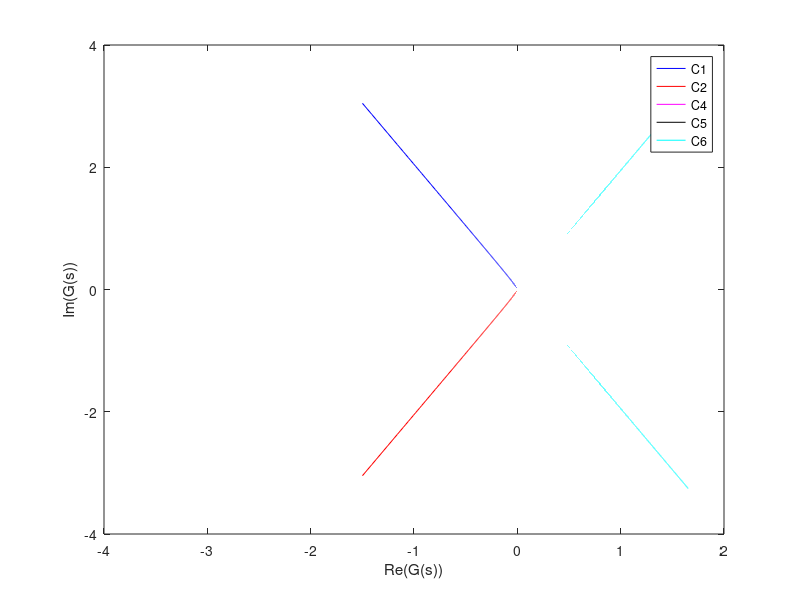

Here is the MATLAB script that generated this plot:
G = @(s) ((s+1).*(s.^2+4)).^(-1);
r = 1/32;
n = 1000000;

x = [1:1:n];

c1 = (x/1000 + 2 + r)*j;
Gc1 = G(c1);

c2 = (-x/1000 - 2 - r)*j;
Gc2 = G(c2);

c4 = r*cos((x/n-1/2)*pi) + (2+r*sin((x/n-1/2)*pi))*j;
Gc4  = G(c4);

c5 = r*cos((x/n-1/2)*pi) + (-2+r*sin((x/n-1/2)*pi))*j;
Gc5  = G(c5);

c6 = (-2+r + (4-2*r)*x/n)*j;
Gc6 = G(c6);

plot(real(Gc1), imag(Gc1), 'b')
hold on
plot(real(Gc2), imag(Gc2), 'r')
hold on
plot(real(Gc4), imag(Gc4), 'm')
hold on
plot(real(Gc5), imag(Gc5), 'k')
hold on
plot(real(Gc6), imag(Gc6), 'c')

xlabel('Re(G(s))')
ylabel('Im(G(s))')
legend('C1', 'C2', 'C4', 'C5', 'C6')

